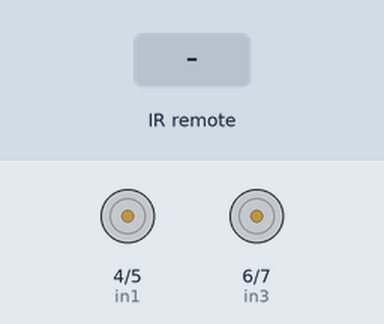
Bench run of a sketch on a simulated Arduino Uno, built with avr-gcc and run on an emulated ATmega328P. On the bench: motor-driver pin pairs drawn as motors (green arrow = first pin HIGH = forward, orange = second pin HIGH = backward, longer = more drive, scaled by the enable pin). The inputs (shaded band) are chosen by the test bench.

Above: at 1.2 s.
1.3 s: infrared code 0xFF10EF received
At 1.9 s:
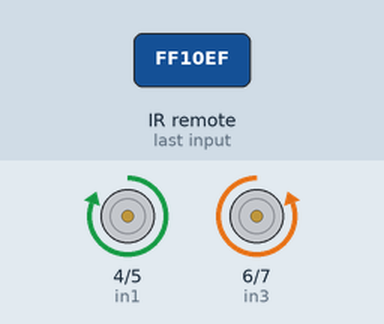
2.8 s: infrared code 0xFF5AA5 received
At 3.1 s:
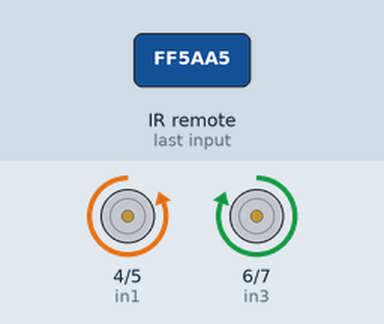
4.3 s: infrared code 0xFF4AB5 received
At 5.4 s:
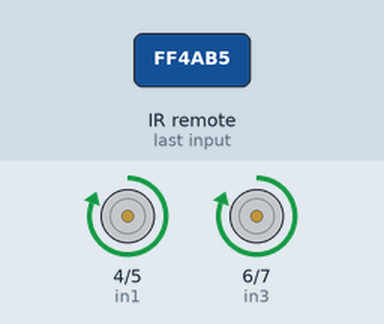
5.8 s: infrared code 0xFF18E7 received
At 6.6 s:
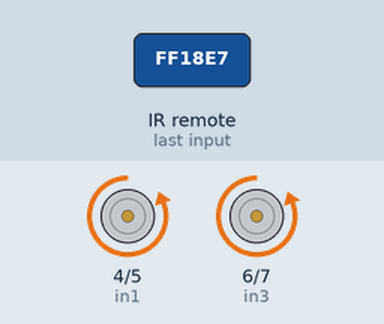
7.3 s: infrared code 0xFF38C7 received
At 7.7 s:
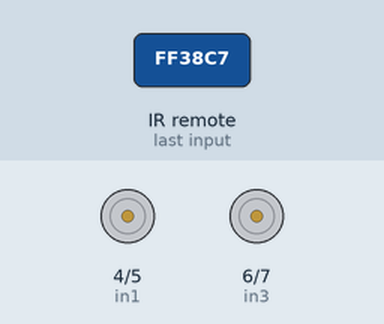
Timing chart, 0 to 9.8 s (numbered marks = the images above; inputs shaded):
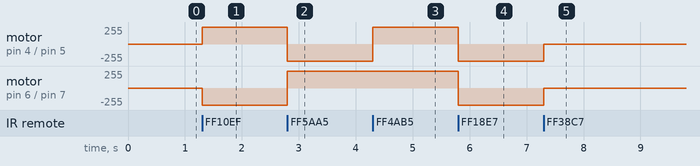

The sketch:

Aula007.ino
```cpp
#include <IRremote.h>

#define pinoIR   13
#define in1  4
#define in2  5
#define in3  6
#define in4  7

#define tecla4 0xFF10EF
#define tecla6 0xFF5AA5
#define tecla8 0xFF4AB5
#define tecla2 0xFF18E7
#define tecla5 0xFF38C7

#define enableA 8
#define enableB 9


unsigned long valorAtual = 0x0;

IRrecv receptorIR(pinoIR);
decode_results valores;


void setup() {

  Serial.begin(9600);
  receptorIR.enableIRIn();

  pinMode(enableA, OUTPUT);
  pinMode(enableB, OUTPUT);
  pinMode(in1, OUTPUT);
  pinMode(in2, OUTPUT);
  pinMode(in3, OUTPUT);
  pinMode(in4, OUTPUT);
}

void esquerda() {
  digitalWrite(in1, HIGH);
  digitalWrite(in2, LOW);
  digitalWrite(in3, LOW);
  digitalWrite(in4, HIGH);

  analogWrite(enableA, 255);
  analogWrite(enableB, 255);
  delay(200);
}


void direita() {
  digitalWrite(in1, LOW);
  digitalWrite(in2, HIGH);
  digitalWrite(in3, HIGH);
  digitalWrite(in4, LOW);

  analogWrite(enableA, 255);
  analogWrite(enableB, 255);
  delay(200);
}

void frente() {
  digitalWrite(in1, LOW);
  digitalWrite(in2, HIGH);
  digitalWrite(in3, LOW);
  digitalWrite(in4, HIGH);

  analogWrite(enableA, 255);
  analogWrite(enableB, 255);
  delay(200);
}

void re() {

  digitalWrite(in1, HIGH);
  digitalWrite(in2, LOW);
  digitalWrite(in3, HIGH);
  digitalWrite(in4, LOW);

  analogWrite(enableA, 255);
  analogWrite(enableB, 255);
  delay(200);
}

void parar() {
  digitalWrite(in1, LOW);
  digitalWrite(in2, LOW);
  digitalWrite(in3, LOW);
  digitalWrite(in4, LOW);

  analogWrite(enableA, 0);
  analogWrite(enableB, 0);
  delay(200);
}

bool controle() {
bool _press = false;
  while (receptorIR.decode(&valores)) {
    valorAtual = valores.value;
    _press = receptorIR.decode(&valores);
    receptorIR.resume();
  }
  return _press;
}


void loop() {

  bool _press = controle();
  switch (valores.value) {

    case tecla2:
      while (_press==1) {
        frente();
        _press = controle();
      }
      break;

    case tecla8:
      while (_press==1) {
        re();
        _press = controle();

      }
      break;

    case tecla4:
     while (_press==1) {
        esquerda();
        _press = controle();

      }
      break;

    case tecla6:
        while (_press==1) {
        direita();
        _press = controle();

      }
      break;

     case tecla5:
        while (_press==1) {
        parar();
        _press = controle();
  }
}
}
```

Measured:
- after the input at 1.3 s, motor on pin 4 (in1) / pin 5 (in2): stopped → forward 255/255 at once; motor on pin 6 (in3) / pin 7 (in4): stopped → backward 255/255 at once
- after the input at 2.8 s, motor on pin 4 (in1) / pin 5 (in2): forward 255/255 → backward 255/255 at once; motor on pin 6 (in3) / pin 7 (in4): backward 255/255 → forward 255/255 at once
- after the input at 4.3 s, motor on pin 4 (in1) / pin 5 (in2): backward 255/255 → forward 255/255 at once
- after the input at 5.8 s, motor on pin 4 (in1) / pin 5 (in2), motor on pin 6 (in3) / pin 7 (in4): forward 255/255 → backward 255/255 at once
- after the input at 7.3 s, motor on pin 4 (in1) / pin 5 (in2), motor on pin 6 (in3) / pin 7 (in4): backward 255/255 → stopped at once
